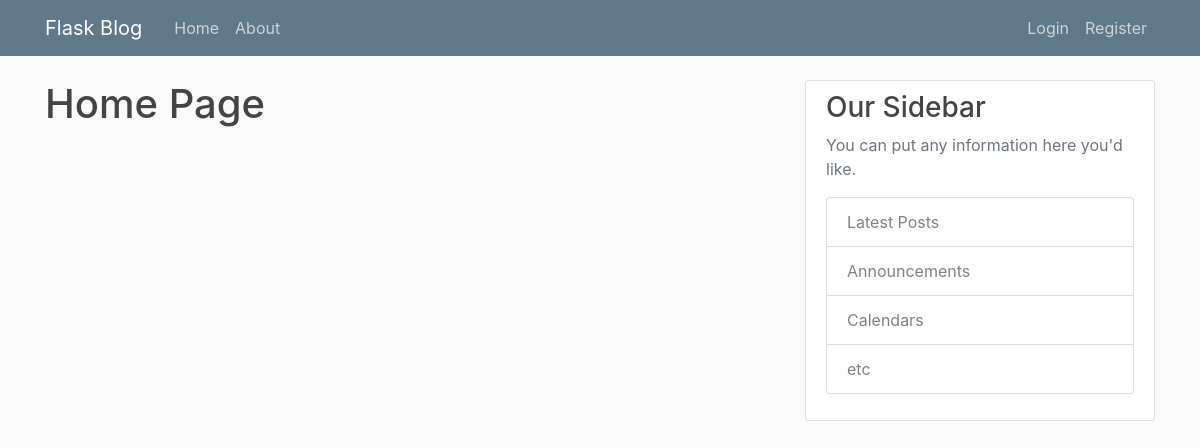
Page /home on the earlier database version.
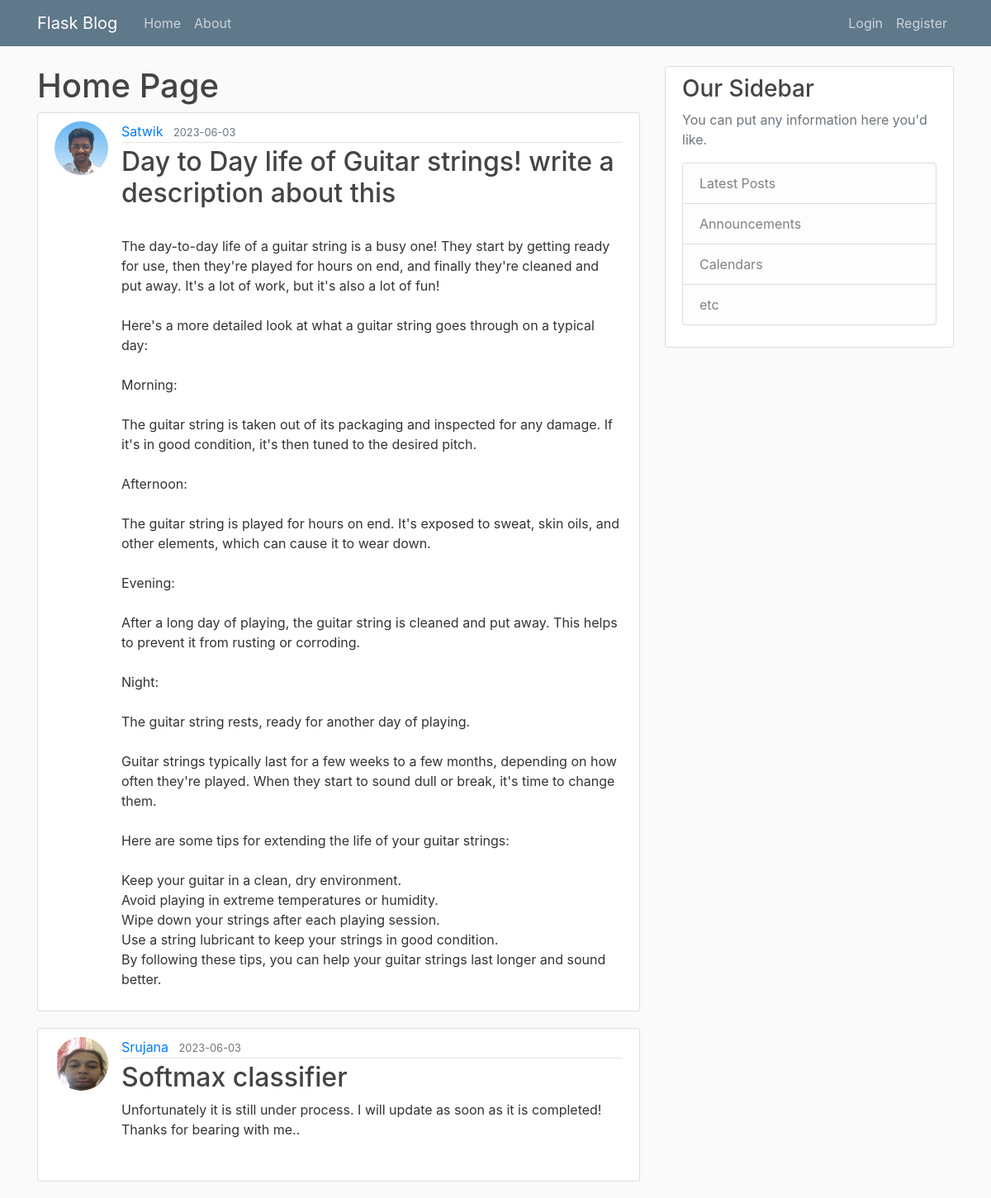
Same page on the later database version.
### flaskblog/models.py (models this page shows, shortened)
class Post(db.Model):
    id = db.Column(db.Integer, primary_key=True)
    title = db.Column(db.String(100),nullable=False)
    date_posted = db.Column(db.DateTime,nullable=False,default=datetime.utcnow())
    content = db.Column(db.Text,nullable=False)
    user_id = db.Column(db.Integer,db.ForeignKey('user.id'),nullable=False)
    def __repr__(self):
        return f"Post('{self.title}','{self.date_posted}')"

class User(db.Model, UserMixin):
    id = db.Column(db.Integer, primary_key=True)
    username = db.Column(db.String(20),unique=True,nullable=False)
    email=db.Column(db.String(120),unique=True,nullable=False)
    image_file = db.Column(db.String(20),nullable=False,default='default.jpg')
    password=db.Column(db.String(60),nullable=False)
    posts = db.relationship('Post',backref='author',lazy=True)

### flaskblog/routes.py (the view)
@app.route("/")
@app.route("/home")
def home():
    posts = Post.query.all()
    print(posts)
    return render_template('home.html', posts = posts)

### flaskblog/templates/home.html
{% extends 'layout.html' %}
{% block hehe %}
<h1>Home Page</h1>
{% for post in posts %}
<article class="media content-section">
    <img src="{{url_for('static',filename = 'pictures/' + post.author.image_file)}}" alt="" class="rounded-circle article-img">
    <div class="media-body">
        <div class="article-metadata">
            <a class="mr-2" href="#">{{ post.author.username }}</a>
            <small class="text-muted">{{ post.date_posted.strftime('%Y-%m-%d')}}</small>
        </div>
        <h2><a class="article-title" href="{{url_for('post',post_id=post.id)}}">{{ post.title }}</a></h2>
        <p class="article-content">{{ post.content }}</p>
    </div>
</article>
{% endfor %}
{% endblock hehe%}

### flaskblog/templates/layout.html (shortened to what this page needs)
<!DOCTYPE html>
<html lang="en">
<head>
    <link rel="stylesheet" href="https://cdn.jsdelivr.net/npm/bootstrap@4.3.1/dist/css/bootstrap.min.css"
>
    <link rel="stylesheet" href="{{url_for('static',filename = 'main.css')}}">
</head>
<body>
    <header class="site-header">
        <nav class="navbar navbar-expand-md navbar-dark bg-steel fixed-top">
            <div class="container">
                <a class="navbar-brand mr-4" href="/">Flask Blog</a>
                <div class="collapse navbar-collapse" id="navbarToggle">
                    <div class="navbar-nav mr-auto">
                        <a class="nav-item nav-link" href="{{url_for('home')}}">Home</a>
                        <a class="nav-item nav-link" href="{{url_for('about')}}">About</a>
                    </div>
                    <div class="navbar-nav">
                        {% if current_user.is_authenticated %}
                            <a href="{{url_for('new_post')}}" class="nav-item nav-link">New Post</a>
                            <a href="{{url_for('account')}}" class="nav-item nav-link">Account</a>
                            <a href="{{url_for('logout')}}" class="nav-item nav-link">Logout</a>
                        {%else %}
                            <a class="nav-item nav-link" href="{{url_for('login')}}">Login</a>
                            <a class="nav-item nav-link" href="{{url_for('register')}}">Register</a>
                        {% endif %}
                    </div>
                </div>
            </div>
        </nav>
    </header>
    <main role="main" class="container">
        <div class="row">
            <div class="col-md-8">
                {% block hehe %}{% endblock hehe%}
            </div>
            <div class="col-md-4">
                <div class="content-section">
                    <h3>Our Sidebar</h3>
                    <p class='text-muted'>You can put any information here you'd like.
                    <ul class="list-group">
                        <li class="list-group-item list-group-item-light">Latest Posts</li>
                        <li class="list-group-item list-group-item-light">Announcements</li>
                        <li class="list-group-item list-group-item-light">Calendars</li>
                        <li class="list-group-item list-group-item-light">etc</li>
                    </ul>
                    </p>
                </div>
            </div>
        </div>
    </main>
</body>
</html>
</body>
</html>

### flaskblog/static/main.css (style rules this page uses)
body { background: #fafafa; color: #333333; margin-top: 5rem; }
h1, h2, h3, h4, h5, h6 { color: #444444; }
.bg-steel { background-color: #5f788a; }
.site-header .navbar-nav .nav-link { color: #cbd5db; }
.content-section { background: #ffffff; padding: 10px 20px; border: 1px solid #dddddd; border-radius: 3px; margin-bottom: 20px; }
.article-title { color: #444444; }
.article-content { white-space: pre-line; }
.article-img { height: 65px; width: 65px; margin-right: 16px; }
.article-metadata { padding-bottom: 1px; margin-bottom: 4px; border-bottom: 1px solid #e3e3e3 }

Differences in the rows shown:
added Post: image_file (picture), author.username "Satwik", date_posted "2023-06-03", title "Day to Day life of Guitar strings! write a description about this", content "The day-to-day life of a guitar string is a busy one! They start by getting ready for use, then they're played for hours on end, and finally they're cleaned and put away. It's a lot of work, but it's also a lot of fun! Here's a more detailed look at what a guitar string goes through on a typical day: Morning: The guitar string is taken out of its packaging and inspected for any damage. If it's in good condition, it's then tuned to the desired pitch. Afternoon: The guitar string is played for hours on end. It's exposed to sweat, skin oils, and other elements, which can cause it to wear down. Evening: After a long day of playing, the guitar string is cleaned and put away. This helps to…"
added Post: image_file (picture), author.username "Srujana", date_posted "2023-06-03", title "Softmax classifier", content "Unfortunately it is still under process. I will update as soon as it is completed! Thanks for bearing with me.."
